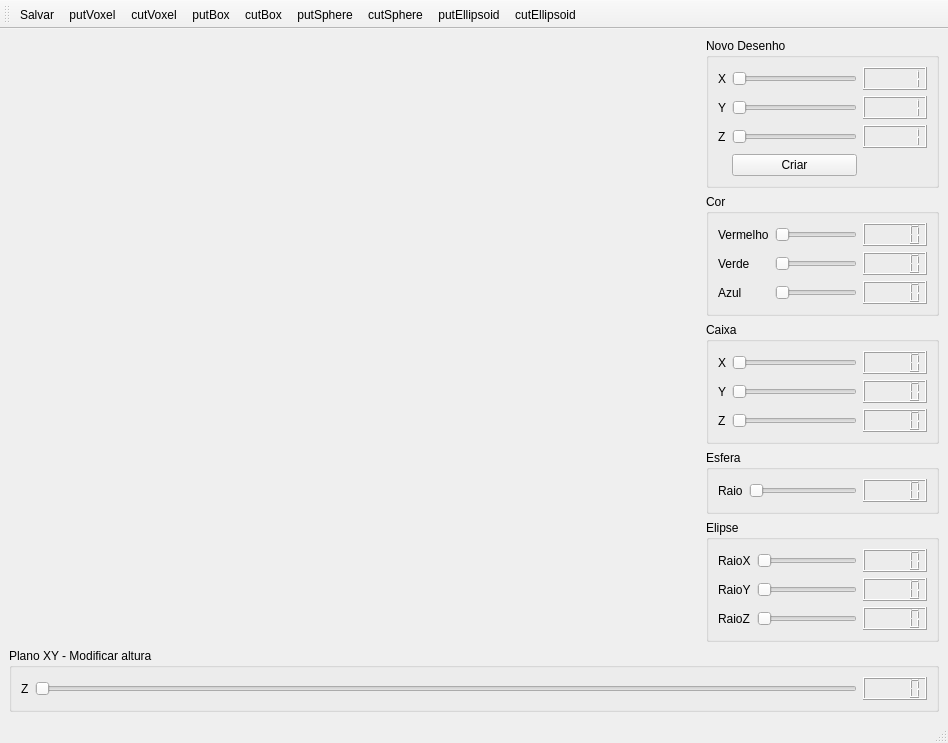
<?xml version="1.0" encoding="UTF-8"?>
<ui version="4.0">
 <class>MainWindow</class>
 <widget class="QMainWindow" name="MainWindow">
  <property name="geometry">
   <rect>
    <x>0</x>
    <y>0</y>
    <width>948</width>
    <height>726</height>
   </rect>
  </property>
  <property name="windowTitle">
   <string>MainWindow</string>
  </property>
  <widget class="QWidget" name="centralwidget">
   <layout class="QGridLayout" name="gridLayout_8">
    <item row="0" column="0">
     <widget class="Visual" name="widget" native="true">
      <property name="minimumSize">
       <size>
        <width>691</width>
        <height>571</height>
       </size>
      </property>
      <property name="baseSize">
       <size>
        <width>500</width>
        <height>500</height>
       </size>
      </property>
     </widget>
    </item>
    <item row="0" column="1">
     <layout class="QGridLayout" name="gridLayout_7">
      <item row="0" column="0">
       <widget class="QGroupBox" name="groupBox_6">
        <property name="title">
         <string>Novo Desenho</string>
        </property>
        <layout class="QGridLayout" name="gridLayout_6">
         <item row="0" column="2">
          <widget class="QLCDNumber" name="lcdNumberTamX">
           <property name="intValue" stdset="0">
            <number>1</number>
           </property>
          </widget>
         </item>
         <item row="1" column="1">
          <widget class="QSlider" name="horizontalSliderTamY">
           <property name="minimum">
            <number>1</number>
           </property>
           <property name="maximum">
            <number>50</number>
           </property>
           <property name="orientation">
            <enum>Qt::Horizontal</enum>
           </property>
          </widget>
         </item>
         <item row="2" column="2">
          <widget class="QLCDNumber" name="lcdNumberTamZ">
           <property name="intValue" stdset="0">
            <number>1</number>
           </property>
          </widget>
         </item>
         <item row="2" column="1">
          <widget class="QSlider" name="horizontalSliderTamZ">
           <property name="minimum">
            <number>1</number>
           </property>
           <property name="maximum">
            <number>50</number>
           </property>
           <property name="orientation">
            <enum>Qt::Horizontal</enum>
           </property>
          </widget>
         </item>
         <item row="3" column="1">
          <widget class="QPushButton" name="pushButton">
           <property name="text">
            <string>Criar</string>
           </property>
          </widget>
         </item>
         <item row="0" column="1">
          <widget class="QSlider" name="horizontalSliderTamX">
           <property name="minimum">
            <number>1</number>
           </property>
           <property name="maximum">
            <number>50</number>
           </property>
           <property name="orientation">
            <enum>Qt::Horizontal</enum>
           </property>
          </widget>
         </item>
         <item row="1" column="0">
          <widget class="QLabel" name="label_13">
           <property name="text">
            <string>Y</string>
           </property>
          </widget>
         </item>
         <item row="0" column="0">
          <widget class="QLabel" name="label_12">
           <property name="text">
            <string>X</string>
           </property>
          </widget>
         </item>
         <item row="1" column="2">
          <widget class="QLCDNumber" name="lcdNumberTamY">
           <property name="intValue" stdset="0">
            <number>1</number>
           </property>
          </widget>
         </item>
         <item row="2" column="0">
          <widget class="QLabel" name="label_14">
           <property name="text">
            <string>Z</string>
           </property>
          </widget>
         </item>
        </layout>
       </widget>
      </item>
      <item row="1" column="0">
       <layout class="QVBoxLayout" name="verticalLayout">
        <item>
         <widget class="QGroupBox" name="groupBox">
          <property name="title">
           <string>Cor</string>
          </property>
          <layout class="QGridLayout" name="gridLayout">
           <item row="0" column="2">
            <widget class="QLCDNumber" name="lcdNumberRed"/>
           </item>
           <item row="1" column="2">
            <widget class="QLCDNumber" name="lcdNumberGreen"/>
           </item>
           <item row="0" column="0">
            <widget class="QLabel" name="label">
             <property name="text">
              <string>Vermelho</string>
             </property>
            </widget>
           </item>
           <item row="1" column="0">
            <widget class="QLabel" name="label_2">
             <property name="text">
              <string>Verde</string>
             </property>
            </widget>
           </item>
           <item row="2" column="0">
            <widget class="QLabel" name="label_3">
             <property name="text">
              <string>Azul</string>
             </property>
            </widget>
           </item>
           <item row="1" column="1">
            <widget class="QSlider" name="horizontalSliderGreen">
             <property name="maximum">
              <number>255</number>
             </property>
             <property name="orientation">
              <enum>Qt::Horizontal</enum>
             </property>
            </widget>
           </item>
           <item row="2" column="1">
            <widget class="QSlider" name="horizontalSliderBlue">
             <property name="maximum">
              <number>255</number>
             </property>
             <property name="orientation">
              <enum>Qt::Horizontal</enum>
             </property>
            </widget>
           </item>
           <item row="2" column="2">
            <widget class="QLCDNumber" name="lcdNumberBlue"/>
           </item>
           <item row="0" column="1">
            <widget class="QSlider" name="horizontalSlideRed">
             <property name="maximum">
              <number>255</number>
             </property>
             <property name="orientation">
              <enum>Qt::Horizontal</enum>
             </property>
            </widget>
           </item>
          </layout>
         </widget>
        </item>
        <item>
         <widget class="QGroupBox" name="groupBox_2">
          <property name="title">
           <string>Caixa</string>
          </property>
          <layout class="QGridLayout" name="gridLayout_2">
           <item row="0" column="0">
            <widget class="QLabel" name="label_4">
             <property name="text">
              <string>X</string>
             </property>
            </widget>
           </item>
           <item row="0" column="1">
            <widget class="QSlider" name="horizontalSliderX">
             <property name="maximum">
              <number>50</number>
             </property>
             <property name="orientation">
              <enum>Qt::Horizontal</enum>
             </property>
            </widget>
           </item>
           <item row="0" column="2">
            <widget class="QLCDNumber" name="lcdNumberX"/>
           </item>
           <item row="1" column="0">
            <widget class="QLabel" name="label_5">
             <property name="text">
              <string>Y</string>
             </property>
            </widget>
           </item>
           <item row="1" column="1">
            <widget class="QSlider" name="horizontalSlideYr">
             <property name="maximum">
              <number>50</number>
             </property>
             <property name="orientation">
              <enum>Qt::Horizontal</enum>
             </property>
            </widget>
           </item>
           <item row="1" column="2">
            <widget class="QLCDNumber" name="lcdNumberY"/>
           </item>
           <item row="2" column="0">
            <widget class="QLabel" name="label_6">
             <property name="text">
              <string>Z</string>
             </property>
            </widget>
           </item>
           <item row="2" column="1">
            <widget class="QSlider" name="horizontalSliderZ">
             <property name="maximum">
              <number>50</number>
             </property>
             <property name="orientation">
              <enum>Qt::Horizontal</enum>
             </property>
            </widget>
           </item>
           <item row="2" column="2">
            <widget class="QLCDNumber" name="lcdNumberZ"/>
           </item>
          </layout>
         </widget>
        </item>
        <item>
         <widget class="QGroupBox" name="groupBox_4">
          <property name="title">
           <string>Esfera</string>
          </property>
          <layout class="QGridLayout" name="gridLayout_3">
           <item row="0" column="2">
            <widget class="QLCDNumber" name="lcdNumberRaio"/>
           </item>
           <item row="0" column="0">
            <widget class="QLabel" name="label_7">
             <property name="text">
              <string>Raio</string>
             </property>
            </widget>
           </item>
           <item row="0" column="1">
            <widget class="QSlider" name="horizontalSliderRaio">
             <property name="maximum">
              <number>25</number>
             </property>
             <property name="orientation">
              <enum>Qt::Horizontal</enum>
             </property>
            </widget>
           </item>
          </layout>
         </widget>
        </item>
        <item>
         <widget class="QGroupBox" name="groupBox_3">
          <property name="title">
           <string>Elipse</string>
          </property>
          <layout class="QGridLayout" name="gridLayout_4">
           <item row="0" column="0">
            <widget class="QLabel" name="label_8">
             <property name="text">
              <string>RaioX</string>
             </property>
            </widget>
           </item>
           <item row="0" column="1">
            <widget class="QSlider" name="horizontalSliderRaioX">
             <property name="maximum">
              <number>25</number>
             </property>
             <property name="orientation">
              <enum>Qt::Horizontal</enum>
             </property>
            </widget>
           </item>
           <item row="0" column="2">
            <widget class="QLCDNumber" name="lcdNumberRaioX"/>
           </item>
           <item row="1" column="0">
            <widget class="QLabel" name="label_9">
             <property name="text">
              <string>RaioY</string>
             </property>
            </widget>
           </item>
           <item row="1" column="1">
            <widget class="QSlider" name="horizontalSliderRaioY">
             <property name="maximum">
              <number>25</number>
             </property>
             <property name="orientation">
              <enum>Qt::Horizontal</enum>
             </property>
            </widget>
           </item>
           <item row="1" column="2">
            <widget class="QLCDNumber" name="lcdNumberRaioY"/>
           </item>
           <item row="2" column="0">
            <widget class="QLabel" name="label_10">
             <property name="text">
              <string>RaioZ</string>
             </property>
            </widget>
           </item>
           <item row="2" column="1">
            <widget class="QSlider" name="horizontalSliderRaioZ">
             <property name="maximum">
              <number>25</number>
             </property>
             <property name="orientation">
              <enum>Qt::Horizontal</enum>
             </property>
            </widget>
           </item>
           <item row="2" column="2">
            <widget class="QLCDNumber" name="lcdNumberRaioZ"/>
           </item>
          </layout>
         </widget>
        </item>
       </layout>
      </item>
     </layout>
    </item>
    <item row="1" column="0" colspan="2">
     <widget class="QGroupBox" name="groupBox_5">
      <property name="title">
       <string>Plano XY - Modificar altura</string>
      </property>
      <layout class="QGridLayout" name="gridLayout_5">
       <item row="0" column="0">
        <widget class="QLabel" name="label_11">
         <property name="text">
          <string>Z</string>
         </property>
        </widget>
       </item>
       <item row="0" column="1">
        <widget class="QSlider" name="horizontalSliderAltura">
         <property name="orientation">
          <enum>Qt::Horizontal</enum>
         </property>
        </widget>
       </item>
       <item row="0" column="2">
        <widget class="QLCDNumber" name="lcdNumberAltura"/>
       </item>
      </layout>
     </widget>
    </item>
   </layout>
  </widget>
  <widget class="QStatusBar" name="statusbar"/>
  <widget class="QToolBar" name="toolBar">
   <property name="windowTitle">
    <string>toolBar</string>
   </property>
   <attribute name="toolBarArea">
    <enum>TopToolBarArea</enum>
   </attribute>
   <attribute name="toolBarBreak">
    <bool>false</bool>
   </attribute>
   <addaction name="actionSalvar"/>
   <addaction name="actionputVoxel"/>
   <addaction name="actioncutVoxel"/>
   <addaction name="actionputBox"/>
   <addaction name="actioncutBox"/>
   <addaction name="actionputSphere"/>
   <addaction name="actioncutSphere"/>
   <addaction name="actionputEllipsoid"/>
   <addaction name="actioncutEllipsoid"/>
  </widget>
  <action name="actionNovo">
   <property name="text">
    <string>Novo</string>
   </property>
  </action>
  <action name="actionSalvar">
   <property name="text">
    <string>Salvar</string>
   </property>
  </action>
  <action name="actionputVoxel">
   <property name="icon">
    <iconset resource="recursos.qrc">
     <normaloff>:/recursos/icones/putvoxel.png</normaloff>:/recursos/icones/putvoxel.png</iconset>
   </property>
   <property name="text">
    <string>putVoxel</string>
   </property>
   <property name="toolTip">
    <string>putVoxel</string>
   </property>
  </action>
  <action name="actioncutVoxel">
   <property name="icon">
    <iconset resource="recursos.qrc">
     <normaloff>:/recursos/icones/voxel.png</normaloff>:/recursos/icones/voxel.png</iconset>
   </property>
   <property name="text">
    <string>cutVoxel</string>
   </property>
  </action>
  <action name="actionputBox">
   <property name="icon">
    <iconset resource="recursos.qrc">
     <normaloff>:/recursos/icones/caixa.png</normaloff>:/recursos/icones/caixa.png</iconset>
   </property>
   <property name="text">
    <string>putBox</string>
   </property>
  </action>
  <action name="actioncutBox">
   <property name="icon">
    <iconset resource="recursos.qrc">
     <normaloff>:/recursos/icones/cutcaixa.png</normaloff>:/recursos/icones/cutcaixa.png</iconset>
   </property>
   <property name="text">
    <string>cutBox</string>
   </property>
  </action>
  <action name="actionputSphere">
   <property name="icon">
    <iconset resource="recursos.qrc">
     <normaloff>:/recursos/icones/circulo.png</normaloff>:/recursos/icones/circulo.png</iconset>
   </property>
   <property name="text">
    <string>putSphere</string>
   </property>
  </action>
  <action name="actioncutSphere">
   <property name="icon">
    <iconset resource="recursos.qrc">
     <normaloff>:/recursos/icones/cutcirculo.png</normaloff>:/recursos/icones/cutcirculo.png</iconset>
   </property>
   <property name="text">
    <string>cutSphere</string>
   </property>
  </action>
  <action name="actionputEllipsoid">
   <property name="icon">
    <iconset resource="recursos.qrc">
     <normaloff>:/recursos/icones/elipse.png</normaloff>:/recursos/icones/elipse.png</iconset>
   </property>
   <property name="text">
    <string>putEllipsoid</string>
   </property>
  </action>
  <action name="actioncutEllipsoid">
   <property name="icon">
    <iconset resource="recursos.qrc">
     <normaloff>:/recursos/icones/cutelipse.png</normaloff>:/recursos/icones/cutelipse.png</iconset>
   </property>
   <property name="text">
    <string>cutEllipsoid</string>
   </property>
  </action>
 </widget>
 <customwidgets>
  <customwidget>
   <class>Visual</class>
   <extends>QWidget</extends>
   <header>visual.h</header>
   <container>1</container>
   <slots>
    <slot>tempSetTamX(int)</slot>
    <slot>tempSetTamY(int)</slot>
    <slot>tempSetTamZ(int)</slot>
    <slot>setTam()</slot>
   </slots>
  </customwidget>
 </customwidgets>
 <resources>
  <include location="recursos.qrc"/>
 </resources>
 <connections>
  <connection>
   <sender>horizontalSlideRed</sender>
   <signal>sliderMoved(int)</signal>
   <receiver>lcdNumberRed</receiver>
   <slot>display(int)</slot>
   <hints>
    <hint type="sourcelabel">
     <x>856</x>
     <y>240</y>
    </hint>
    <hint type="destinationlabel">
     <x>926</x>
     <y>241</y>
    </hint>
   </hints>
  </connection>
  <connection>
   <sender>horizontalSliderTamX</sender>
   <signal>valueChanged(int)</signal>
   <receiver>lcdNumberTamX</receiver>
   <slot>display(int)</slot>
   <hints>
    <hint type="sourcelabel">
     <x>857</x>
     <y>78</y>
    </hint>
    <hint type="destinationlabel">
     <x>892</x>
     <y>80</y>
    </hint>
   </hints>
  </connection>
  <connection>
   <sender>horizontalSliderTamY</sender>
   <signal>valueChanged(int)</signal>
   <receiver>lcdNumberTamY</receiver>
   <slot>display(int)</slot>
   <hints>
    <hint type="sourcelabel">
     <x>857</x>
     <y>102</y>
    </hint>
    <hint type="destinationlabel">
     <x>881</x>
     <y>107</y>
    </hint>
   </hints>
  </connection>
  <connection>
   <sender>horizontalSliderTamZ</sender>
   <signal>valueChanged(int)</signal>
   <receiver>lcdNumberTamZ</receiver>
   <slot>display(int)</slot>
   <hints>
    <hint type="sourcelabel">
     <x>857</x>
     <y>127</y>
    </hint>
    <hint type="destinationlabel">
     <x>885</x>
     <y>139</y>
    </hint>
   </hints>
  </connection>
  <connection>
   <sender>horizontalSliderGreen</sender>
   <signal>valueChanged(int)</signal>
   <receiver>lcdNumberGreen</receiver>
   <slot>display(int)</slot>
   <hints>
    <hint type="sourcelabel">
     <x>856</x>
     <y>264</y>
    </hint>
    <hint type="destinationlabel">
     <x>882</x>
     <y>260</y>
    </hint>
   </hints>
  </connection>
  <connection>
   <sender>horizontalSliderBlue</sender>
   <signal>valueChanged(int)</signal>
   <receiver>lcdNumberBlue</receiver>
   <slot>display(int)</slot>
   <hints>
    <hint type="sourcelabel">
     <x>856</x>
     <y>293</y>
    </hint>
    <hint type="destinationlabel">
     <x>883</x>
     <y>295</y>
    </hint>
   </hints>
  </connection>
  <connection>
   <sender>horizontalSliderX</sender>
   <signal>valueChanged(int)</signal>
   <receiver>lcdNumberX</receiver>
   <slot>display(int)</slot>
   <hints>
    <hint type="sourcelabel">
     <x>851</x>
     <y>346</y>
    </hint>
    <hint type="destinationlabel">
     <x>887</x>
     <y>349</y>
    </hint>
   </hints>
  </connection>
  <connection>
   <sender>horizontalSlideYr</sender>
   <signal>valueChanged(int)</signal>
   <receiver>lcdNumberY</receiver>
   <slot>display(int)</slot>
   <hints>
    <hint type="sourcelabel">
     <x>823</x>
     <y>383</y>
    </hint>
    <hint type="destinationlabel">
     <x>878</x>
     <y>380</y>
    </hint>
   </hints>
  </connection>
  <connection>
   <sender>horizontalSliderZ</sender>
   <signal>valueChanged(int)</signal>
   <receiver>lcdNumberZ</receiver>
   <slot>display(int)</slot>
   <hints>
    <hint type="sourcelabel">
     <x>833</x>
     <y>401</y>
    </hint>
    <hint type="destinationlabel">
     <x>895</x>
     <y>409</y>
    </hint>
   </hints>
  </connection>
  <connection>
   <sender>horizontalSliderRaio</sender>
   <signal>valueChanged(int)</signal>
   <receiver>lcdNumberRaio</receiver>
   <slot>display(int)</slot>
   <hints>
    <hint type="sourcelabel">
     <x>856</x>
     <y>470</y>
    </hint>
    <hint type="destinationlabel">
     <x>877</x>
     <y>468</y>
    </hint>
   </hints>
  </connection>
  <connection>
   <sender>horizontalSliderRaioX</sender>
   <signal>valueChanged(int)</signal>
   <receiver>lcdNumberRaioX</receiver>
   <slot>display(int)</slot>
   <hints>
    <hint type="sourcelabel">
     <x>849</x>
     <y>533</y>
    </hint>
    <hint type="destinationlabel">
     <x>878</x>
     <y>533</y>
    </hint>
   </hints>
  </connection>
  <connection>
   <sender>horizontalSliderRaioY</sender>
   <signal>valueChanged(int)</signal>
   <receiver>lcdNumberRaioY</receiver>
   <slot>display(int)</slot>
   <hints>
    <hint type="sourcelabel">
     <x>844</x>
     <y>560</y>
    </hint>
    <hint type="destinationlabel">
     <x>895</x>
     <y>571</y>
    </hint>
   </hints>
  </connection>
  <connection>
   <sender>horizontalSliderRaioZ</sender>
   <signal>valueChanged(int)</signal>
   <receiver>lcdNumberRaioZ</receiver>
   <slot>display(int)</slot>
   <hints>
    <hint type="sourcelabel">
     <x>836</x>
     <y>586</y>
    </hint>
    <hint type="destinationlabel">
     <x>885</x>
     <y>590</y>
    </hint>
   </hints>
  </connection>
  <connection>
   <sender>horizontalSliderAltura</sender>
   <signal>valueChanged(int)</signal>
   <receiver>lcdNumberAltura</receiver>
   <slot>display(int)</slot>
   <hints>
    <hint type="sourcelabel">
     <x>478</x>
     <y>663</y>
    </hint>
    <hint type="destinationlabel">
     <x>896</x>
     <y>664</y>
    </hint>
   </hints>
  </connection>
  <connection>
   <sender>horizontalSliderTamX</sender>
   <signal>valueChanged(int)</signal>
   <receiver>widget</receiver>
   <slot>tempSetTamX(int)</slot>
   <hints>
    <hint type="sourcelabel">
     <x>775</x>
     <y>82</y>
    </hint>
    <hint type="destinationlabel">
     <x>599</x>
     <y>120</y>
    </hint>
   </hints>
  </connection>
  <connection>
   <sender>horizontalSliderTamY</sender>
   <signal>valueChanged(int)</signal>
   <receiver>widget</receiver>
   <slot>tempSetTamY(int)</slot>
   <hints>
    <hint type="sourcelabel">
     <x>758</x>
     <y>102</y>
    </hint>
    <hint type="destinationlabel">
     <x>593</x>
     <y>167</y>
    </hint>
   </hints>
  </connection>
  <connection>
   <sender>horizontalSliderTamZ</sender>
   <signal>valueChanged(int)</signal>
   <receiver>widget</receiver>
   <slot>tempSetTamZ(int)</slot>
   <hints>
    <hint type="sourcelabel">
     <x>762</x>
     <y>140</y>
    </hint>
    <hint type="destinationlabel">
     <x>593</x>
     <y>214</y>
    </hint>
   </hints>
  </connection>
  <connection>
   <sender>pushButton</sender>
   <signal>clicked()</signal>
   <receiver>widget</receiver>
   <slot>setTam()</slot>
   <hints>
    <hint type="sourcelabel">
     <x>789</x>
     <y>166</y>
    </hint>
    <hint type="destinationlabel">
     <x>596</x>
     <y>243</y>
    </hint>
   </hints>
  </connection>
 </connections>
</ui>
